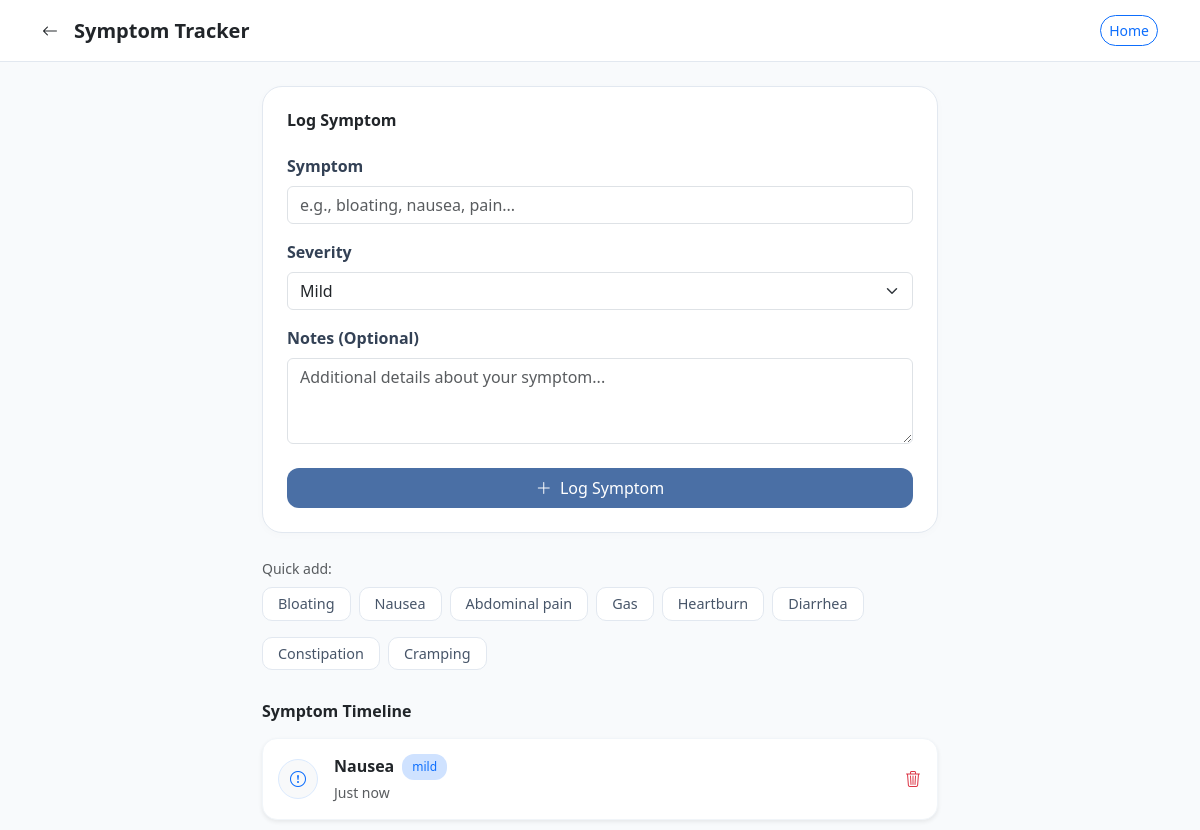
/view_symptoms (signed in), run on an earlier commit of the app's database.
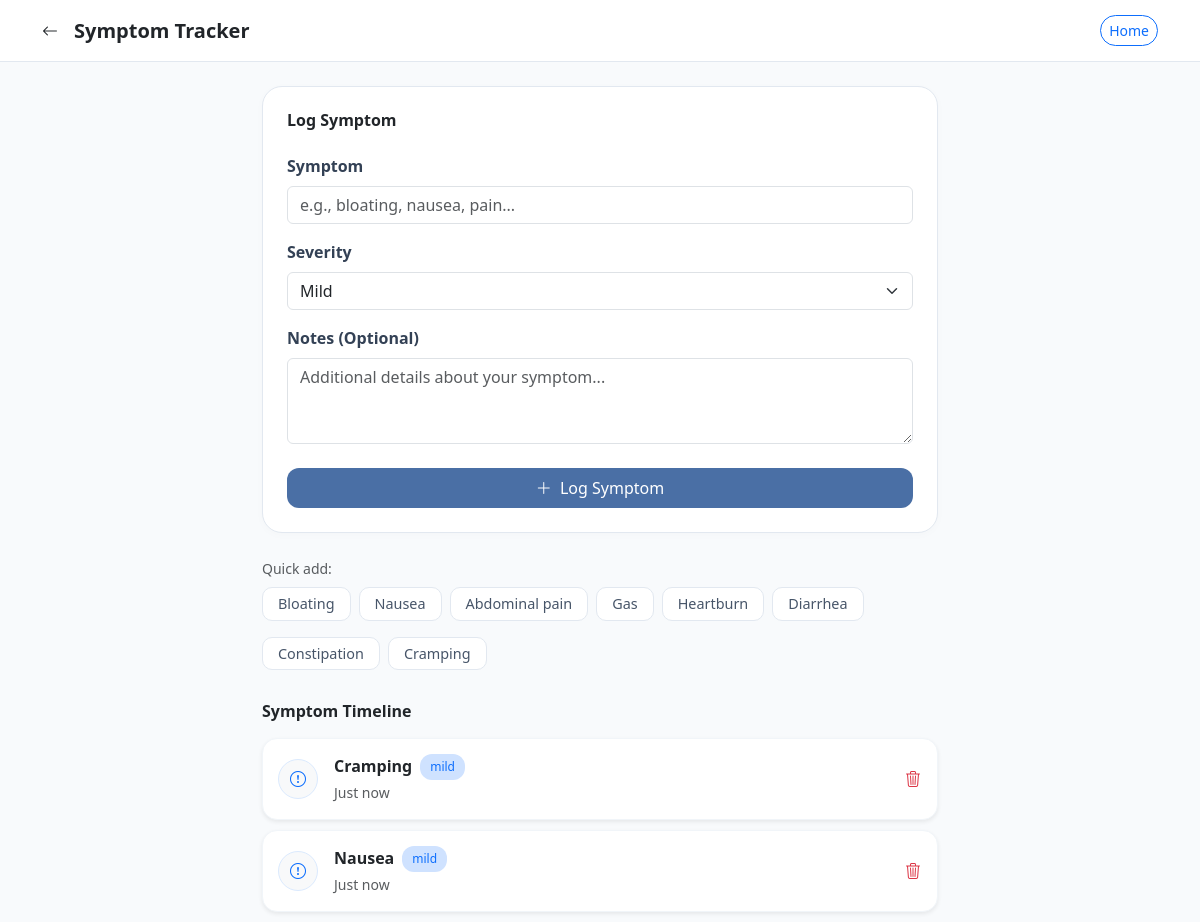
And on a later commit of the database.
### tables this page shows
CREATE TABLE symptoms (
            id INTEGER PRIMARY KEY AUTOINCREMENT,
            user_id INTEGER,
            symptom TEXT,
            severity TEXT,
            note TEXT,
            timestamp DATETIME DEFAULT CURRENT_TIMESTAMP,
            FOREIGN KEY(user_id) REFERENCES users(id)
        );

### app.py (the view)
@app.route("/view_symptoms")
def view_symptoms():
    if not is_logged_in():
        return redirect(url_for("login"))
    with get_db() as conn:
        logs = conn.execute("SELECT * FROM symptoms WHERE user_id = ? ORDER BY timestamp DESC", (session["user_id"],)).fetchall()
    return render_template("view_symptoms.html", logs=logs)

### app.py (called while the page is built)
@contextmanager
def get_db():
    conn = sqlite3.connect(DB_PATH)
    conn.row_factory = sqlite3.Row
    try:
        yield conn
        conn.commit()
    except Exception as e:
        conn.rollback()
        logging.error(f"Database Error: {e}")
        raise
    finally:
        conn.close()

def is_logged_in():
    return "user_id" in session

### templates/view_symptoms.html (shortened to what the changed rows need)
<!DOCTYPE html>
<html lang="en">
<head>
    <link href="https://cdn.jsdelivr.net/npm/bootstrap@5.3.0/dist/css/bootstrap.min.css" rel="stylesheet">
    <link rel="stylesheet" href="https://cdn.jsdelivr.net/npm/bootstrap-icons@1.10.5/font/bootstrap-icons.css">
</head>
<body>
<div class="header-nav mb-4">
    <div class="container d-flex align-items-center justify-content-between">
        <div class="d-flex align-items-center">
            <h1 class="h5 mb-0 fw-bold">Symptom Tracker</h1>
        </div>
    </div>
</div>
<div class="container" style="max-width: 700px;">
    <div class="card p-4">
        <h2 class="h6 fw-bold mb-4">Log Symptom</h2>
    </div>
    <div class="mb-4">
        <div class="d-flex flex-wrap gap-2">
            {% for s in ['Bloating', 'Nausea', 'Abdominal pain', 'Gas', 'Heartburn', 'Diarrhea', 'Constipation', 'Cramping'] %}
            <button type="button" class="btn btn-quick-add" onclick="document.getElementById('symptom-input').value='{{ s }}'">{{ s }}</button>
            {% endfor %}
        </div>
    </div>
    <div class="timeline">
        {% if logs %}
            {% for log in logs %}
            <div class="timeline-item d-flex justify-content-between align-items-center shadow-sm">
                <div class="d-flex align-items-center gap-3">
                    <div class="rounded-circle bg-light d-flex align-items-center justify-content-center" style="width: 40px; height: 40px; border: 1px solid #dbeafe;">
                        <i class="bi bi-exclamation-circle text-primary"></i>
                    </div>
                    <div>
                        <div class="d-flex align-items-center gap-2">
                            <h5 class="h6 fw-bold mb-0">{{ log.symptom }}</h5>
                            <span class="severity-badge {% if log.severity == 'Mild' %}bg-primary-subtle text-primary{% elif log.severity == 'Severe' %}bg-danger-subtle text-danger{% else %}bg-warning-subtle text-warning{% endif %}">
                                {{ log.severity|lower }}
                            </span>
                        </div>
                        <small class="text-muted">Just now</small>
                    </div>
                </div>
                <form action="/delete_symptom/{{ log.id }}" method="POST" onsubmit="return confirm('Delete this symptom log?');">
                    <button class="btn btn-link text-danger p-0"><i class="bi bi-trash3"></i></button>
                </form>
            </div>
            {% endfor %}
        {% else %}
            <div class="text-center py-5">
                <i class="bi bi-exclamation-circle text-muted h1 d-block mb-3"></i>
                <p class="text-muted">No symptoms logged yet.</p>
                <p class="small text-muted">Log your first symptom above</p>
            </div>
        {% endif %}
    </div>
</div>
</body>
</html>

What changed in the data, as far as the page shows it:
added symptoms: symptom "Cramping", severity "mild"
